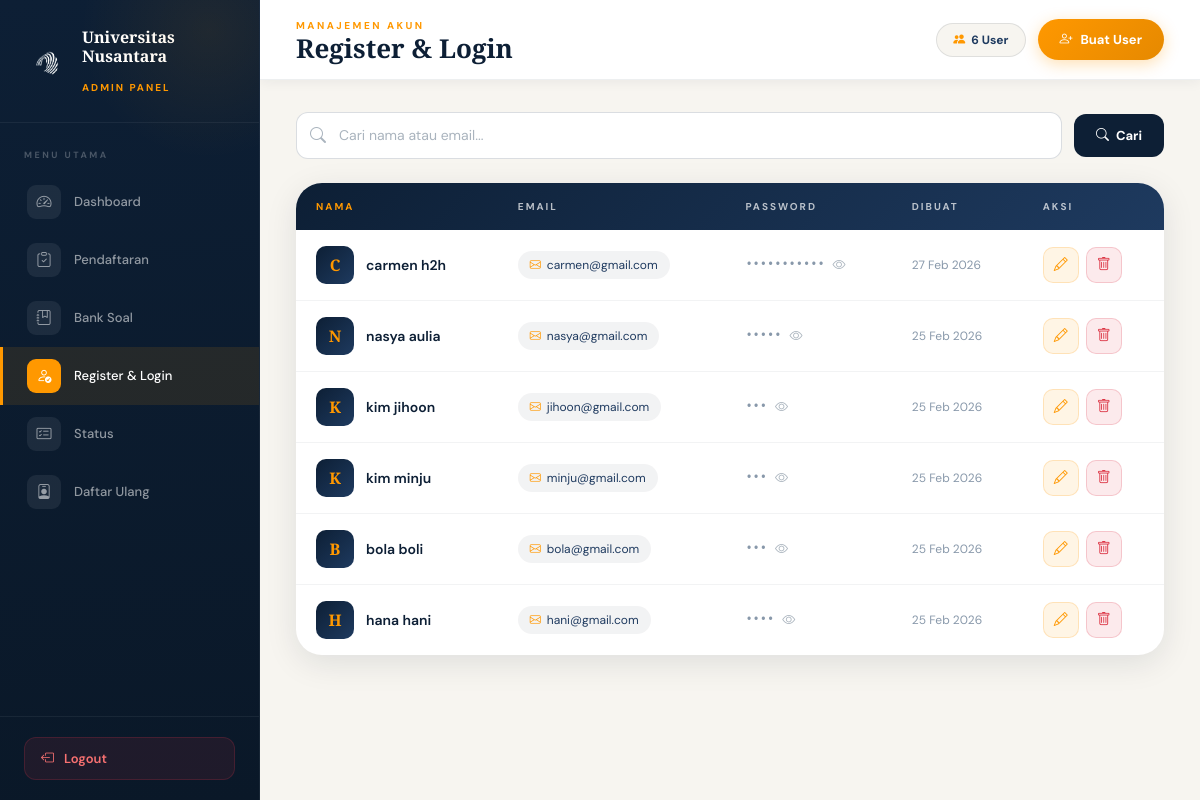
/register_login_admin.php (signed in), run on the app's committed database.
### tables this page shows
CREATE TABLE `users` (
  `id` int(11) NOT NULL,
  `first_name` varchar(100) NOT NULL,
  `last_name` varchar(100) NOT NULL,
  `email` varchar(150) NOT NULL,
  `password` varchar(255) NOT NULL,
  `photo` varchar(255) DEFAULT NULL,
  `about` longtext DEFAULT NULL,
  `created_at` timestamp NOT NULL DEFAULT current_timestamp()
);

### register_login_admin.php (the view, shortened to what this page needs)
<?php
include "koneksi.php";
$search = "";
$query  = "SELECT * FROM users ORDER BY created_at DESC";
$result = mysqli_query($koneksi, $query);
$users  = mysqli_fetch_all($result, MYSQLI_ASSOC);
?>
<!DOCTYPE html>
<html lang="id">
<head>
  <link href="https://cdn.jsdelivr.net/npm/bootstrap@5.3.2/dist/css/bootstrap.min.css" rel="stylesheet">
  <link href="https://cdn.jsdelivr.net/npm/bootstrap-icons@1.11.1/font/bootstrap-icons.css" rel="stylesheet">
</head>
<body>
<aside class="sidebar">
  <div class="sidebar-brand">
    <img src="LOGORBG.png" alt="Logo">
    <div class="sidebar-brand-text">
      <h3>Universitas<br>Nusantara</h3>
      <span>Admin Panel</span>
    </div>
  </div>
  <nav class="sidebar-nav">
    <div class="nav-section-label">Menu Utama</div>
    <a href="dahboardadmin.php" class="sidebar-link">
      <span class="link-icon"><i class="bi bi-speedometer2"></i></span> Dashboard
    </a>
    <a href="pendaftaran_admin.php" class="sidebar-link">
      <span class="link-icon"><i class="bi bi-clipboard-check"></i></span> Pendaftaran
    </a>
    <a href="bank_soal_admin.php" class="sidebar-link">
      <span class="link-icon"><i class="bi bi-journal-bookmark"></i></span> Bank Soal
    </a>
    <a href="register_login_admin.php" class="sidebar-link active">
      <span class="link-icon"><i class="bi bi-person-check"></i></span> Register & Login
    </a>
    <a href="status_admin.php" class="sidebar-link">
      <span class="link-icon"><i class="bi bi-card-checklist"></i></span> Status
    </a>
    <a href="daftar_ulang_admin.php" class="sidebar-link">
      <span class="link-icon"><i class="bi bi-person-badge"></i></span> Daftar Ulang
    </a>
  </nav>
  <div class="sidebar-footer">
    <a href="dashboard.php" class="sidebar-logout" onclick="return confirm('Yakin ingin logout?');">
      <i class="bi bi-box-arrow-left"></i> Logout
    </a>
  </div>
</aside>
<div class="main-wrap">
  <div class="topbar">
    <div class="topbar-left">
      <div class="topbar-eyebrow">Manajemen Akun</div>
      <div class="topbar-title">Register & Login</div>
    </div>
    <div class="topbar-right">
      <div class="topbar-count">
        <i class="bi bi-people-fill"></i>
        <?php echo count($users); ?> User
      </div>
      <a href="create_user_admin.php" class="btn-add-user">
        <i class="bi bi-person-plus"></i> Buat User
      </a>
    </div>
  </div>
  <div class="page-content">
    <form method="GET" action="">
      <div class="search-bar-wrap">
        <div class="search-box">
          <input type="text" name="search" placeholder="Cari nama atau email..."
            value="<?php echo htmlspecialchars($search); ?>">
        </div>
        <button type="submit" class="btn-search"><i class="bi bi-search"></i> Cari</button>
      </div>
    </form>
    <div class="table-card">
      <?php if (count($users) > 0): ?>
      <div style="overflow-x:auto;">
        <table class="data-table">
          <thead>
            <tr>
              <th>Nama</th>
              <th>Email</th>
              <th>Password</th>
              <th>Dibuat</th>
              <th>Aksi</th>
            </tr>
          </thead>
          <tbody>
            <?php foreach ($users as $idx => $u): ?>
            <tr style="animation:fadeUp 0.4s ease-out <?php echo $idx * 0.04; ?>s both;">
              <td>
                <div class="user-cell">
                  <div class="user-avatar">
                    <?php echo strtoupper(substr($u['first_name'], 0, 1)); ?>
                  </div>
                  <div class="user-fullname">
                    <?php echo htmlspecialchars($u['first_name'] . ' ' . $u['last_name']); ?>
                  </div>
                </div>
              </td>
              <td>
                <div class="email-pill">
                  <i class="bi bi-envelope"></i>
                  <?php echo htmlspecialchars($u['email']); ?>
                </div>
              </td>
              <td>
                <div class="pwd-wrap">
                  <span class="pwd-text" id="pwd_<?php echo $u['id']; ?>">
                    <?php echo str_repeat('•', min(16, strlen($u['password']))); ?>
                  </span>
                  <button class="btn-toggle-pwd" onclick="togglePwd(<?php echo $u['id']; ?>, '<?php echo addslashes(htmlspecialchars($u['password'])); ?>')" title="Lihat password">
                    <i class="bi bi-eye" id="eye_<?php echo $u['id']; ?>"></i>
                  </button>
                </div>
              </td>
              <td style="color:#8898aa;font-size:12px;">
                <?php echo isset($u['created_at']) ? date('d M Y', strtotime($u['created_at'])) : '—'; ?>
              </td>
              <td>
                <div class="action-btns">
                  <a href="edit_user_admin.php?id=<?php echo $u['id']; ?>" class="btn-icon btn-icon-edit" title="Edit user">
                    <i class="bi bi-pencil"></i>
                  </a>
                  <form method="POST" style="display:inline;" onsubmit="return confirm('Hapus user <?php echo htmlspecialchars($u['first_name']); ?>?');">
                    <button type="submit" class="btn-icon btn-icon-del" title="Hapus user">
                      <i class="bi bi-trash"></i>
                    </button>
                  </form>
                </div>
              </td>
            </tr>
            <?php endforeach; ?>
          </tbody>
        </table>
      </div>
      <?php endif; ?>
    </div>
  </div>
</div>
</body>
</html>

### data on the page
users: first_name "C", first_name+last_name "carmen h2h", email "carmen@gmail.com", password "•••••••••••", created_at "27 Feb 2026"
users: first_name "N", first_name+last_name "nasya aulia", email "nasya@gmail.com", password "•••••", created_at "25 Feb 2026"
users: first_name "K", first_name+last_name "kim jihoon", email "jihoon@gmail.com", password "•••", created_at "25 Feb 2026"
users: first_name "K", first_name+last_name "kim minju", email "minju@gmail.com", password "•••", created_at "25 Feb 2026"
users: first_name "B", first_name+last_name "bola boli", email "bola@gmail.com", password "•••", created_at "25 Feb 2026"
users: first_name "H", first_name+last_name "hana hani", email "hani@gmail.com", password "••••", created_at "25 Feb 2026"

### other printed values
count($users) "6"
